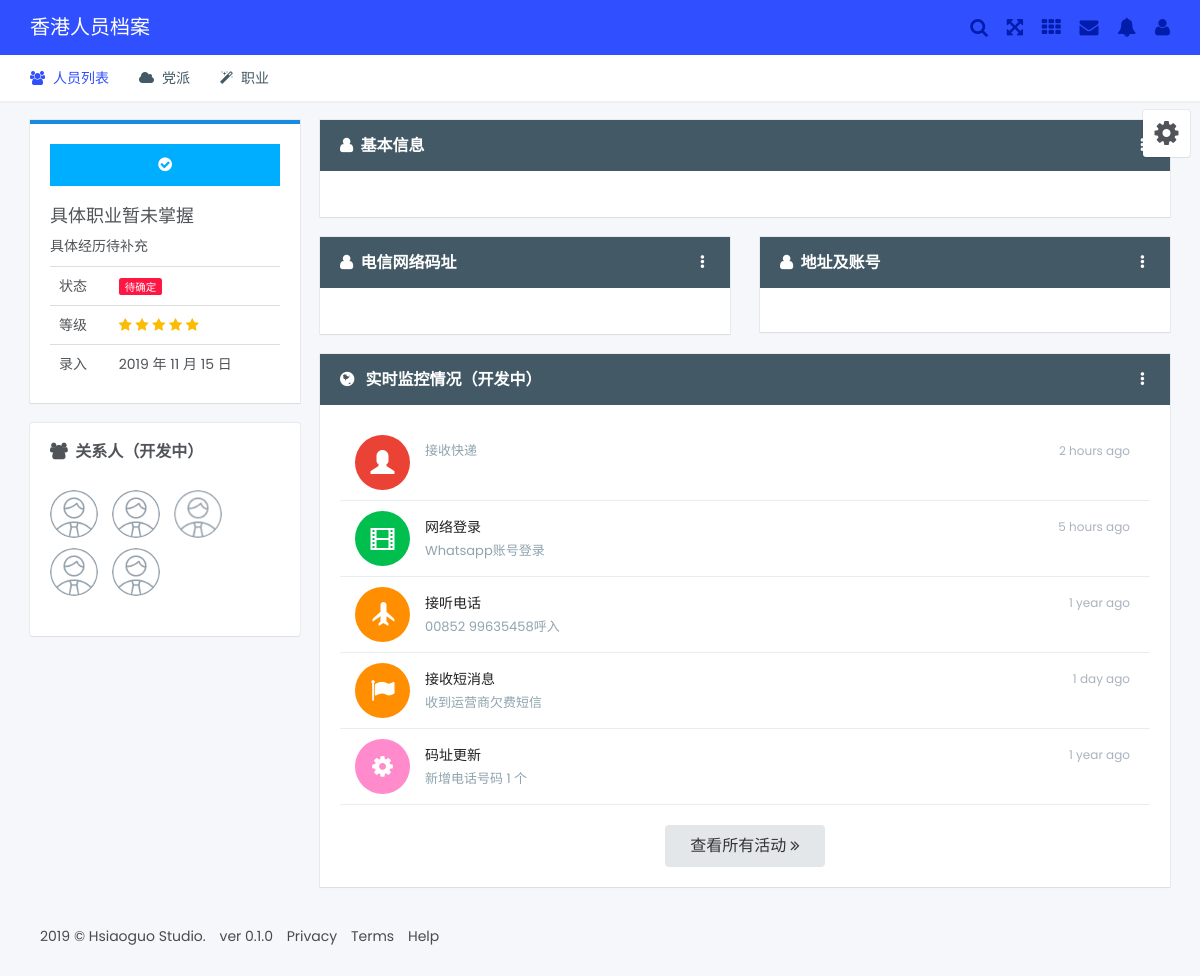
The app's page /profile/6, older data.
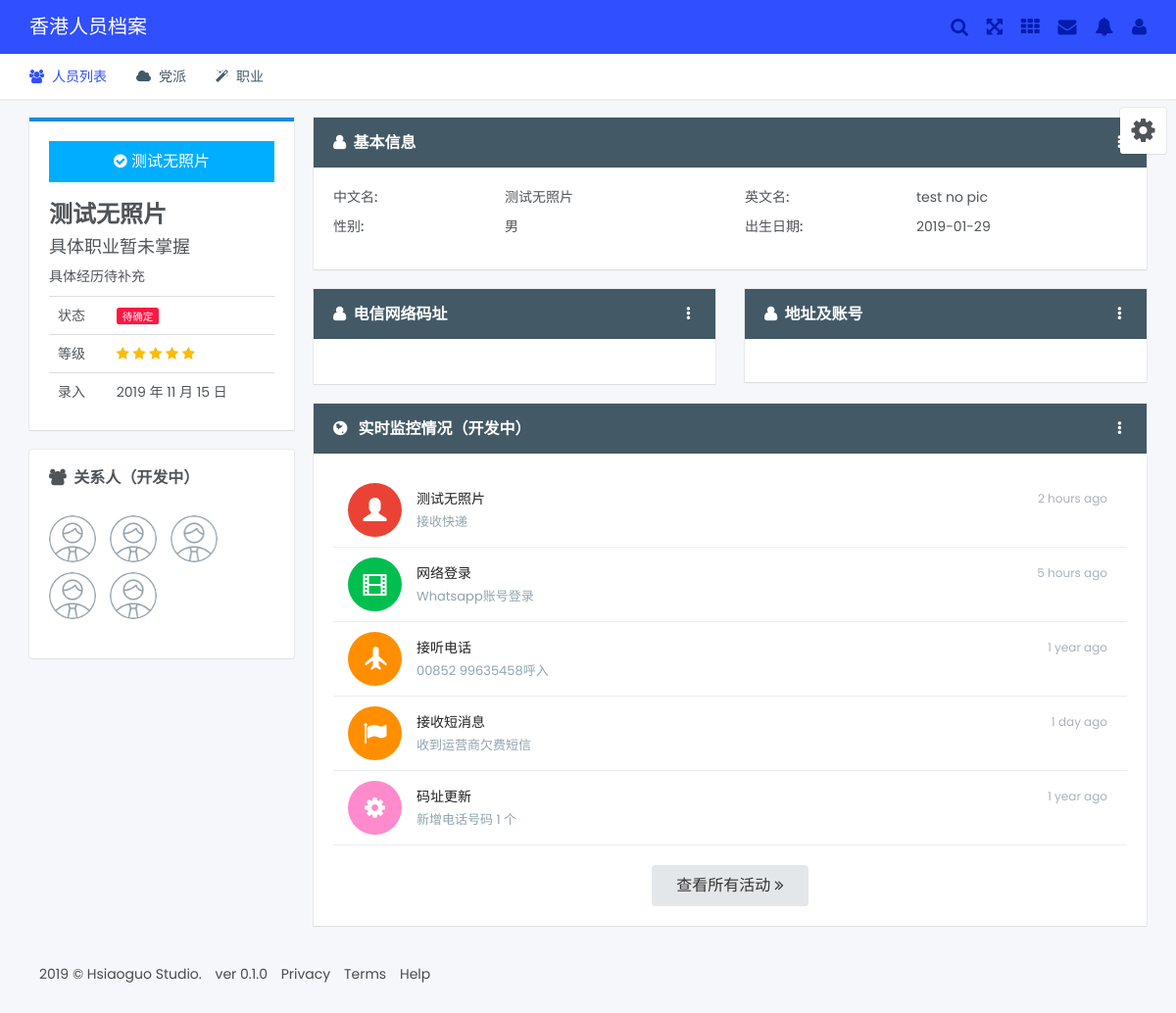
The same page, newer data.
### hkprofile/models.py (models this page shows, shortened)
class PersonInfo(db.Model):
    __tablename__ = 'person_info'
    id = db.Column(db.Integer(), primary_key=True, autoincrement=True)
    birthdate = db.Column(db.Date)
    for key in list(columns.keys())[1:3]+list(columns.keys())[4:5] + list(columns.keys())[6:22]:
        exec("%s = db.Column(db.String(255))" % key)
    for key in list(columns.keys())[22:]:
        exec("%s = db.Column(db.Text)" % key)
    avatar = db.relationship('Avatar')
    '''
    cn_name = db.Column(db.String(255))
    en_name = db.Column(db.String(255))
    gender = db.Column(db.String(32))
    id_num = db.Column(db.String(64))
    permit_num = db.Column(db.String(64))
    passport = db.Column(db.String(64))
    home_address = db.Column(db.String(255))
    post_address = db.Column(db.String(255))
    company_address = db.Column(db.String(255))
    bank_account = db.Column(db.String(64))
    party_tag = db.Column(db.String(255))
    occupation = db.Column(db.String(64))
    private_phone = db.Column(db.String(255))
    office_phone = db.Column(db.String(255))
    fax = db.Column(db.String(255))
    other_number = db.Column(db.String(255))
    email = db.Column(db.String(255))
    internet_account = db.Column(db.String(255))
    home_page = db.Column(db.String(255))
    family = db.Column(db.Text)
    hobby = db.Column(db.Text)
    experience = db.Column(db.Text)
    event = db.Column(db.Text)
    stain = db.Column(db.Text)
    '''

### hkprofile/controllers/profiles.py (the view)
@profile.route('/<int:person_id>')
def detail(person_id=0):
    p = PersonInfo.query.get(person_id)
    return render_template('profile.html', p=p)

### hkprofile/templates/profile.html (shortened to what the changed rows need)
{% extends "base.html" %}
{% block content %}
<div class="col-md-3 col-xs-12">
	<div class="box-content bordered primary margin-bottom-20">
		<div class="profile-avatar">
			<a href="#" class="btn btn-block btn-friend"><i class="fa fa-check-circle"></i> {% if p.cn_name %} {{ p.cn_name }} {% else %} {{ p.en_name }} {% endif %} </a>
			<h3><strong>{% if p.cn_name %} {{ p.cn_name }} {% else %} {{ p.en_name }} {% endif %}</strong></h3>
			<h4>{% if p.occupation %} {{ p.occupation }} {% else %} 具体职业暂未掌握 {% endif %}</h4>
			<p>{% if p.experience %} {{ p.experience }} {% else %} 具体经历待补充 {% endif %}</p>
		</div>
	</div>
</div>
<div class="col-md-9 col-xs-12">
	<div class="row">
		<div class="col-md-12 col-xs-12">
			<div class="box-content card">
				<div class="card-content">
					<div class="row">
						<div class="col-md-6">
							<div class="row">
								{% if p.cn_name %}
								<div class="col-xs-5"><label>中文名:</label></div>
								<div class="col-xs-7">{{ p.cn_name }}</div>
								{% endif %}
							</div>
						</div>
						<div class="col-md-6">
							<div class="row">
								{% if p.en_name %}
								<div class="col-xs-5"><label>英文名:</label></div>
								<div class="col-xs-7">{{ p.en_name }}</div>
								{% endif %}
							</div>
						</div>
						<div class="col-md-6">
							<div class="row">
								{% if p.gender %}
								<div class="col-xs-5"><label>性别:</label></div>
								<div class="col-xs-7">{{ p.gender }}</div>
								{% endif %}
							</div>
						</div>
						<div class="col-md-6">
							<div class="row">
								{% if p.birthdate %}
								<div class="col-xs-5"><label>出生日期:</label></div>
								<div class="col-xs-7">{{ p.birthdate }}</div>
								{% endif %}
							</div>
						</div>
						<div class="col-md-6">
						</div>
						<div class="col-md-6">
						</div>
						<div class="col-md-6">
						</div>
						<div class="col-md-6">
						</div>
						<div class="col-md-6">
						</div>
						<div class="col-md-6">
						</div>
						<div class="col-md-6">
						</div>
						<div class="col-md-6">
						</div>
					</div>
				</div>
			</div>
		</div>
	</div>
	<div class="row">
		<div class="col-md-12 col-xs-12">
			<div class="box-content card">
				<div class="card-content">
					<ul class="notice-list">
						<li>
							<a href="#">
								<span class="avatar bg-danger"><i class="glyphicon glyphicon-user"></i></span>
								<span class="name">{% if p.cn_name %} {{ p.cn_name }} {% else %} {{ p.en_name }} {% endif %}</span>
								<span class="desc">接收快递</span>
								<span class="time">2 hours ago</span>
							</a>
						</li>
					</ul>
				</div>
			</div>
		</div>
	</div>
</div>
{% endblock %}

Row changes from the older to the newer data that the page shows:
added PersonInfo: cn_name "测试无照片", en_name "test no pic", gender "男", birthdate "2019-01-29"
Text that changed along with them:
text now shown: "中文名: 英文名: 性别: 出生日期:"
